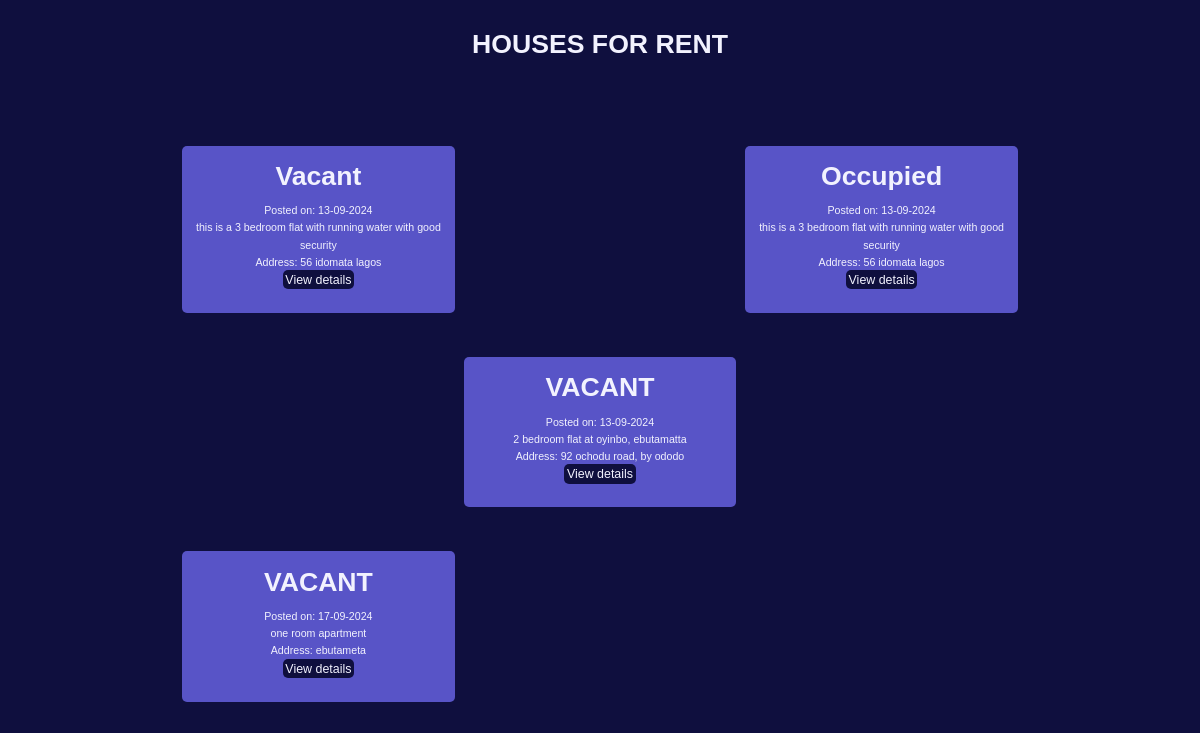
/posts/, run on the app's committed database.
### app/models.py (models this page shows)
class Post(db.Model):
    id = db.Column(db.Integer, primary_key=True)
    description = db.Column(db.Text, nullable=False)
    status = db.Column(db.String(10), nullable=False)
    country = db.Column(db.String(20))
    state = db.Column(db.String(20))
    city = db.Column(db.String(20), nullable=False)
    address = db.Column(db.String(100), nullable=False)
    user_id = db.Column(
        db.Integer, db.ForeignKey('user.id'), nullable=False)
    posted_time = db.Column(
        db.DateTime, nullable=False, default=lambda: datetime.now(timezone.utc))
    images = db.relationship(
        'PostImage', backref='post', lazy=True)

### app/routes.py (the view)
@app.route('/posts/')
def all_post():
    posts = Post.query.all()
    return render_template('posts.html', title='post page', posts=posts)

### app/routes.py (called while the page is built)
@app.before_request
def before_request():
    if current_user.is_authenticated:
        current_user.last_seen = datetime.now(timezone.utc)
        db.session.commit()

### app/templates/posts.html (shortened to what this page needs)
{% extends 'base.html' %}
    {% block content %}
    <section class="empty__page-details">
        <h1 class="details__head">HOUSES FOR RENT</h1>
        <div class="empty__page-info">
            {% if posts %}
                {% for post in posts %}
                    <div class="empty__page-inner">
                        <div class="details__each">
                            <h1>{{ post.status }}</h1>
                            <p>Posted on: {{ post.posted_time.strftime('%d-%m-%Y') }}</p>
                            <p>{{ post.description }}</p>
                            <p>Address: {{ post.address }}</p>
                            <div class="view__details">
                                <a href="{{ url_for('single_post', post_id=post.id) }}">View details</a>
                            </div>
                        </div>
                    </div>
                <hr>
                {% endfor %}
            {% endif %}
        </div>
    </section>
    {% endblock content %}

### app/static/css/styles.css (style rules this page uses)
:root { --white: #fff; --black: #222; --green: #be0f02; --grey1: #f0f0f0; --grey2: #e9d7d3; }
*, *::before, *::after { margin: 0; padding: 0; box-sizing: inherit; }
html { box-sizing: border-box; font-size: 55.5%; scroll-behavior: smooth; }
body { font-family: "Roboto", sans-serif; font-size: 1.6rem; background-color: var(--white); font-weight: 400; font-style: normal; }
a { text-decoration: none; }
:root { --color-primary: #6f6af8; --color-primary-light: hsl(242, 91%, 69%, 18%); --color-primary-variant: #5854c7; --color-red: #da0f3f; --color-red-light: hsl(346, 87%, 46%, 15%); --color-green: #00c476; --color-green-light: hsl(156, 100%, 38%, 15%); --color-gray-900: #1e1e66; --color-gray-700: #2d2b7c; --color-gray-300: rgba(242, 242, 254, 0.3); --color-gray-200: rgba(242, 242, 254, 0.7); --color-white: #f2f2fe; --color-bg: #0f0f3e; --transition: all 300ms ease; --container-width-lg: 74%; --container-width-md: 88%; --form-width: 40%; --card-border-radius-1: 0.3rem; --card-border-radius-2: 0.5rem; --card-border-radius-3: 0.8rem; --card-border-radius-4: 2rem; --card-border-radius-5: 5rem; }
* { margin: 0; padding: 0; outline: 0; border: 0; appearance: 0; list-style: none; text-decoration: none; box-sizing: border-box; }
body { font-family: 'Montserrat', sans-serif; line-height: 1.6; color: var(--color-gray-200); overflow-x: hidden; background: var(--color-bg); font-size: 0.9rem; }
section { margin-top: 3rem; width: 100vw; }
h1, h2, h3, h4, h5 { color: var(--color-white); line-height: 1.3; }
h1 { font-size: 3rem; margin: 1rem 0; }
a { color: var(--color-white); transition: var(--transition); }
.details__head { text-align: center; }
.empty__page-info { margin: 5rem 20rem; display: grid; grid-template-columns: repeat(3, 1fr); }
.empty__page-inner { padding: 0.5rem; font-size: 1rem; display: grid; gap: 1.2rem; margin-top: 4rem; }
.details__each { width: 100%; height: 100%; background-color: var(--color-primary-variant); padding: 0.5rem; margin-bottom: 2rem; border-radius: 5px; text-align: center; }
.details__each p { color: var(--color-white); font-size: 1.2rem; font-family: sans-serif; }
.view__details { display: inline; font-size: 1.4rem; background-color: var(--color-bg); color: var(--color-white); padding: 0.3rem; border-radius: 5px; }

### data on the page
Post: status "Vacant", posted_time "13-09-2024", description "this is a 3 bedroom flat with running water with good security", address "56 idomata lagos"
Post: status "Occupied", posted_time "13-09-2024", description "this is a 3 bedroom flat with running water with good security", address "56 idomata lagos"
Post: status "VACANT", posted_time "13-09-2024", description "2 bedroom flat at oyinbo, ebutamatta", address "92 ochodu road, by ododo"
Post: status "VACANT", posted_time "17-09-2024", description "one room apartment", address "ebutameta"
